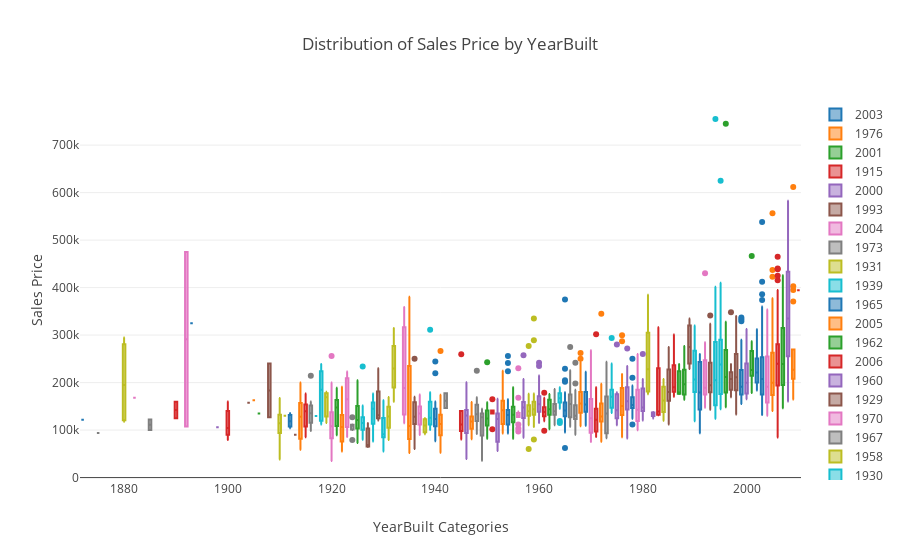

The code cell stored with this chart in its notebook:
### Code cell
variable='YearBuilt'

data = [dict(
  type = 'box',
  x = train[variable],
  y = train['SalePrice'],
  mode = 'markers',
  transforms = [dict(
    type = 'groupby',
    groups = train[variable],

  )]
)]

layout={
        'xaxis': {'title': variable + ' Categories'},
        'yaxis': {'title': "Sales Price"},
        "title":"Distribution of Sales Price by " +variable
    }

off.iplot({'data': data, 'layout':layout}, validate=False)

### Figure 1 — Plotly figure (JSON) as saved in the notebook; plotly's stock layout.template omitted (floating-point values rounded to 4 significant figures; data arrays with more than 128 entries replaced by an {"elided": "..."} marker saying what was removed)
{"data": [{"mode": "markers", "transforms": [{"groups": {"elided": "1460 int values"}, "type": "groupby"}], "type": "box", "x": {"elided": "1460 int values"}, "y": {"elided": "1460 int values"}}], "layout": {"title": "Distribution of Sales Price by YearBuilt", "xaxis": {"title": "YearBuilt Categories"}, "yaxis": {"title": "Sales Price"}}}
